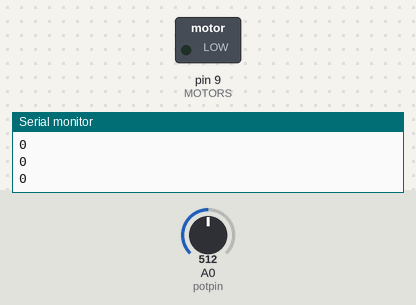
Simulated run of this sketch. Board: Arduino Uno, built with avr-gcc and run on an emulated ATmega328P. On the bench: switched loads named in the sketch (green lamp = pin HIGH), the last lines printed to the serial monitor. The inputs (shaded band) are chosen by the test bench; at power-on: A0 (potpin) = 512.

Above: at 1.2 s.
1.3 s: A0 (potpin) set to 716
At 2.0 s:
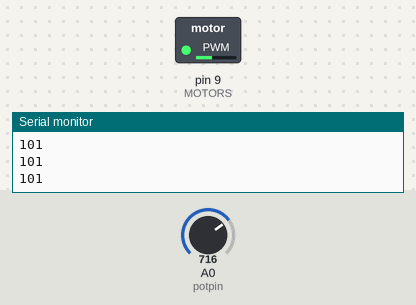
2.8 s: A0 (potpin) set to 900
At 3.1 s:
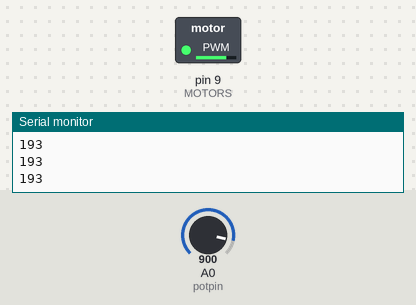
Timing chart, 0 to 5.8 s (numbered marks = the images above; inputs shaded):
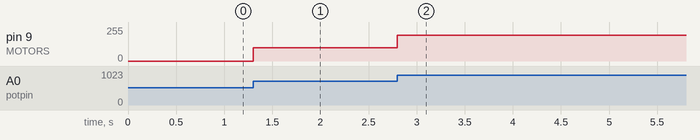

The sketch:

pwm-joystick-motor-control.ino
```cpp
/*
Controlling a motor or motors using an analog joystick
on the x-axis to control speed
*/

#define MOTORS 9  // pwm output for motor control
int potpin = A0;  // analog pin used to connect the x-axis of the joystick
int val;          // variable to read the value from the analog pin

void setup() {
  pinMode(MOTORS, OUTPUT);
  Serial.begin(9600);
}

void loop() {
  val = analogRead(potpin);          // read the value from the joystick
  val = map(val, 512, 1023, 0, 255); // map the value from the halfway point (approximately center of the joystick) to zero
                                     // and full to 255 on the pwm
  if (val <= 0 ){                    // check to see if the value coming from the joystick is mapped to less than zero
    val = 0;                         // if it is, set it to zero
  }
  analogWrite(MOTORS, val);          // write the pwm value to the pin controlling the motors
  Serial.println(val);
}
```

Measured:
- after the input at 1.3 s, pin 9 (MOTORS): 0/255 → 101/255 at once
- after the input at 2.8 s, pin 9 (MOTORS): 101/255 → 193/255 at once
